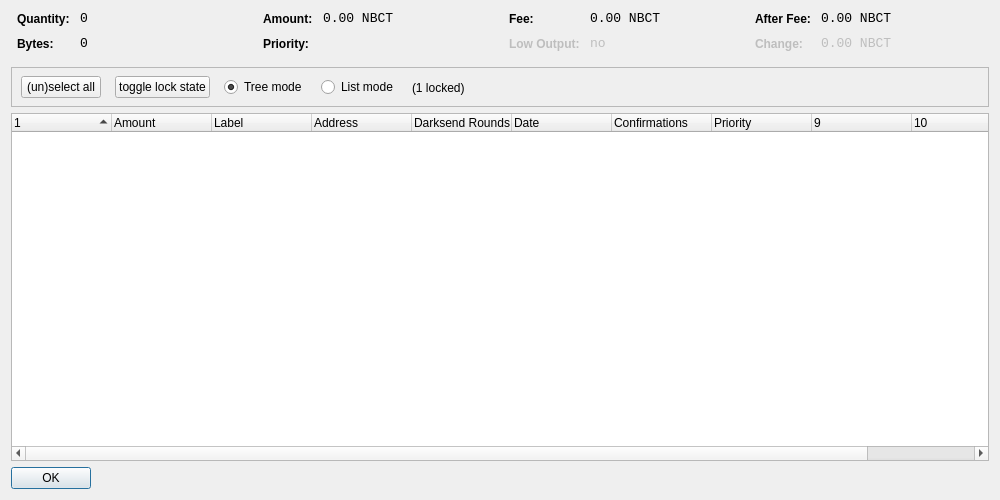
<?xml version="1.0" encoding="UTF-8"?>
<ui version="4.0">
 <class>CoinControlDialog</class>
 <widget class="QDialog" name="CoinControlDialog">
  <property name="geometry">
   <rect>
    <x>0</x>
    <y>0</y>
    <width>1000</width>
    <height>500</height>
   </rect>
  </property>
  <property name="windowTitle">
   <string>Coin Control</string>
  </property>
  <layout class="QVBoxLayout" name="verticalLayout">
   <item>
    <layout class="QHBoxLayout" name="horizontalLayoutTop" stretch="0,0,0,0">
     <property name="topMargin">
      <number>0</number>
     </property>
     <property name="bottomMargin">
      <number>10</number>
     </property>
     <item>
      <layout class="QFormLayout" name="formLayoutCoinControl1">
       <property name="horizontalSpacing">
        <number>10</number>
       </property>
       <property name="verticalSpacing">
        <number>10</number>
       </property>
       <property name="leftMargin">
        <number>6</number>
       </property>
       <property name="rightMargin">
        <number>6</number>
       </property>
       <item row="0" column="0">
        <widget class="QLabel" name="labelCoinControlQuantityText">
         <property name="styleSheet">
          <string notr="true">font-weight:bold;</string>
         </property>
         <property name="text">
          <string>Quantity:</string>
         </property>
        </widget>
       </item>
       <item row="0" column="1">
        <widget class="QLabel" name="labelCoinControlQuantity">
         <property name="font">
          <font>
           <family>Monospace</family>
           <pointsize>10</pointsize>
          </font>
         </property>
         <property name="cursor">
          <cursorShape>IBeamCursor</cursorShape>
         </property>
         <property name="contextMenuPolicy">
          <enum>Qt::ActionsContextMenu</enum>
         </property>
         <property name="text">
          <string notr="true">0</string>
         </property>
         <property name="textInteractionFlags">
          <set>Qt::LinksAccessibleByMouse|Qt::TextSelectableByKeyboard|Qt::TextSelectableByMouse</set>
         </property>
        </widget>
       </item>
       <item row="1" column="0">
        <widget class="QLabel" name="labelCoinControlBytesText">
         <property name="styleSheet">
          <string notr="true">font-weight:bold;</string>
         </property>
         <property name="text">
          <string>Bytes:</string>
         </property>
        </widget>
       </item>
       <item row="1" column="1">
        <widget class="QLabel" name="labelCoinControlBytes">
         <property name="font">
          <font>
           <family>Monospace</family>
           <pointsize>10</pointsize>
          </font>
         </property>
         <property name="cursor">
          <cursorShape>IBeamCursor</cursorShape>
         </property>
         <property name="contextMenuPolicy">
          <enum>Qt::ActionsContextMenu</enum>
         </property>
         <property name="text">
          <string notr="true">0</string>
         </property>
         <property name="textInteractionFlags">
          <set>Qt::LinksAccessibleByMouse|Qt::TextSelectableByKeyboard|Qt::TextSelectableByMouse</set>
         </property>
        </widget>
       </item>
      </layout>
     </item>
     <item>
      <layout class="QFormLayout" name="formLayoutCoinControl2">
       <property name="horizontalSpacing">
        <number>10</number>
       </property>
       <property name="verticalSpacing">
        <number>10</number>
       </property>
       <property name="leftMargin">
        <number>6</number>
       </property>
       <property name="rightMargin">
        <number>6</number>
       </property>
       <item row="0" column="0">
        <widget class="QLabel" name="labelCoinControlAmountText">
         <property name="styleSheet">
          <string notr="true">font-weight:bold;</string>
         </property>
         <property name="text">
          <string>Amount:</string>
         </property>
        </widget>
       </item>
       <item row="0" column="1">
        <widget class="QLabel" name="labelCoinControlAmount">
         <property name="font">
          <font>
           <family>Monospace</family>
           <pointsize>10</pointsize>
          </font>
         </property>
         <property name="cursor">
          <cursorShape>IBeamCursor</cursorShape>
         </property>
         <property name="contextMenuPolicy">
          <enum>Qt::ActionsContextMenu</enum>
         </property>
         <property name="text">
          <string notr="true">0.00 NBCT</string>
         </property>
         <property name="textInteractionFlags">
          <set>Qt::LinksAccessibleByMouse|Qt::TextSelectableByKeyboard|Qt::TextSelectableByMouse</set>
         </property>
        </widget>
       </item>
       <item row="1" column="0">
        <widget class="QLabel" name="labelCoinControlPriorityText">
         <property name="styleSheet">
          <string notr="true">font-weight:bold;</string>
         </property>
         <property name="text">
          <string>Priority:</string>
         </property>
        </widget>
       </item>
       <item row="1" column="1">
        <widget class="QLabel" name="labelCoinControlPriority">
         <property name="font">
          <font>
           <family>Monospace</family>
           <pointsize>10</pointsize>
          </font>
         </property>
         <property name="cursor">
          <cursorShape>IBeamCursor</cursorShape>
         </property>
         <property name="contextMenuPolicy">
          <enum>Qt::ActionsContextMenu</enum>
         </property>
         <property name="text">
          <string/>
         </property>
         <property name="textInteractionFlags">
          <set>Qt::LinksAccessibleByMouse|Qt::TextSelectableByKeyboard|Qt::TextSelectableByMouse</set>
         </property>
        </widget>
       </item>
      </layout>
     </item>
     <item>
      <layout class="QFormLayout" name="formLayoutCoinControl3">
       <property name="horizontalSpacing">
        <number>10</number>
       </property>
       <property name="verticalSpacing">
        <number>10</number>
       </property>
       <property name="leftMargin">
        <number>6</number>
       </property>
       <property name="rightMargin">
        <number>6</number>
       </property>
       <item row="0" column="0">
        <widget class="QLabel" name="labelCoinControlFeeText">
         <property name="styleSheet">
          <string notr="true">font-weight:bold;</string>
         </property>
         <property name="text">
          <string>Fee:</string>
         </property>
        </widget>
       </item>
       <item row="0" column="1">
        <widget class="QLabel" name="labelCoinControlFee">
         <property name="font">
          <font>
           <family>Monospace</family>
           <pointsize>10</pointsize>
          </font>
         </property>
         <property name="cursor">
          <cursorShape>IBeamCursor</cursorShape>
         </property>
         <property name="contextMenuPolicy">
          <enum>Qt::ActionsContextMenu</enum>
         </property>
         <property name="text">
          <string notr="true">0.00 NBCT</string>
         </property>
         <property name="textInteractionFlags">
          <set>Qt::LinksAccessibleByMouse|Qt::TextSelectableByKeyboard|Qt::TextSelectableByMouse</set>
         </property>
        </widget>
       </item>
       <item row="1" column="0">
        <widget class="QLabel" name="labelCoinControlLowOutputText">
         <property name="enabled">
          <bool>false</bool>
         </property>
         <property name="styleSheet">
          <string notr="true">font-weight:bold;</string>
         </property>
         <property name="text">
          <string>Low Output:</string>
         </property>
        </widget>
       </item>
       <item row="1" column="1">
        <widget class="QLabel" name="labelCoinControlLowOutput">
         <property name="enabled">
          <bool>false</bool>
         </property>
         <property name="font">
          <font>
           <family>Monospace</family>
           <pointsize>10</pointsize>
          </font>
         </property>
         <property name="cursor">
          <cursorShape>IBeamCursor</cursorShape>
         </property>
         <property name="contextMenuPolicy">
          <enum>Qt::ActionsContextMenu</enum>
         </property>
         <property name="text">
          <string notr="true">no</string>
         </property>
         <property name="textInteractionFlags">
          <set>Qt::LinksAccessibleByMouse|Qt::TextSelectableByKeyboard|Qt::TextSelectableByMouse</set>
         </property>
        </widget>
       </item>
      </layout>
     </item>
     <item>
      <layout class="QFormLayout" name="formLayoutCoinControl4">
       <property name="horizontalSpacing">
        <number>10</number>
       </property>
       <property name="verticalSpacing">
        <number>10</number>
       </property>
       <property name="leftMargin">
        <number>6</number>
       </property>
       <property name="rightMargin">
        <number>6</number>
       </property>
       <item row="0" column="0">
        <widget class="QLabel" name="labelCoinControlAfterFeeText">
         <property name="styleSheet">
          <string notr="true">font-weight:bold;</string>
         </property>
         <property name="text">
          <string>After Fee:</string>
         </property>
        </widget>
       </item>
       <item row="0" column="1">
        <widget class="QLabel" name="labelCoinControlAfterFee">
         <property name="font">
          <font>
           <family>Monospace</family>
           <pointsize>10</pointsize>
          </font>
         </property>
         <property name="cursor">
          <cursorShape>IBeamCursor</cursorShape>
         </property>
         <property name="contextMenuPolicy">
          <enum>Qt::ActionsContextMenu</enum>
         </property>
         <property name="text">
          <string notr="true">0.00 NBCT</string>
         </property>
         <property name="textInteractionFlags">
          <set>Qt::LinksAccessibleByMouse|Qt::TextSelectableByKeyboard|Qt::TextSelectableByMouse</set>
         </property>
        </widget>
       </item>
       <item row="1" column="0">
        <widget class="QLabel" name="labelCoinControlChangeText">
         <property name="enabled">
          <bool>false</bool>
         </property>
         <property name="styleSheet">
          <string notr="true">font-weight:bold;</string>
         </property>
         <property name="text">
          <string>Change:</string>
         </property>
        </widget>
       </item>
       <item row="1" column="1">
        <widget class="QLabel" name="labelCoinControlChange">
         <property name="enabled">
          <bool>false</bool>
         </property>
         <property name="font">
          <font>
           <family>Monospace</family>
           <pointsize>10</pointsize>
          </font>
         </property>
         <property name="cursor">
          <cursorShape>IBeamCursor</cursorShape>
         </property>
         <property name="contextMenuPolicy">
          <enum>Qt::ActionsContextMenu</enum>
         </property>
         <property name="text">
          <string notr="true">0.00 NBCT</string>
         </property>
         <property name="textInteractionFlags">
          <set>Qt::LinksAccessibleByMouse|Qt::TextSelectableByKeyboard|Qt::TextSelectableByMouse</set>
         </property>
        </widget>
       </item>
      </layout>
     </item>
    </layout>
   </item>
   <item>
    <widget class="QFrame" name="frame">
     <property name="minimumSize">
      <size>
       <width>0</width>
       <height>40</height>
      </size>
     </property>
     <property name="frameShape">
      <enum>QFrame::StyledPanel</enum>
     </property>
     <property name="frameShadow">
      <enum>QFrame::Sunken</enum>
     </property>
     <widget class="QWidget" name="horizontalLayoutWidget">
      <property name="geometry">
       <rect>
        <x>10</x>
        <y>0</y>
        <width>781</width>
        <height>41</height>
       </rect>
      </property>
      <layout class="QHBoxLayout" name="horizontalLayoutPanel" stretch="0,0,0,0,0">
       <property name="spacing">
        <number>14</number>
       </property>
       <item>
        <widget class="QPushButton" name="pushButtonSelectAll">
         <property name="sizePolicy">
          <sizepolicy hsizetype="Maximum" vsizetype="Fixed">
           <horstretch>0</horstretch>
           <verstretch>0</verstretch>
          </sizepolicy>
         </property>
         <property name="text">
          <string>(un)select all</string>
         </property>
        </widget>
       </item>
        <item>
         <widget class="QPushButton" name="pushButtonToggleLock">
          <property name="sizePolicy">
           <sizepolicy hsizetype="Maximum" vsizetype="Fixed">
            <horstretch>0</horstretch>
            <verstretch>0</verstretch>
           </sizepolicy>
          </property>
          <property name="text">
           <string>toggle lock state</string>
          </property>
          <property name="autoDefault">
           <bool>false</bool>
          </property>
         </widget>
        </item>
       <item>
        <widget class="QRadioButton" name="radioTreeMode">
         <property name="sizePolicy">
          <sizepolicy hsizetype="Maximum" vsizetype="Fixed">
           <horstretch>0</horstretch>
           <verstretch>0</verstretch>
          </sizepolicy>
         </property>
         <property name="text">
          <string>Tree mode</string>
         </property>
         <property name="checked">
          <bool>true</bool>
         </property>
        </widget>
       </item>
       <item>
        <widget class="QRadioButton" name="radioListMode">
         <property name="sizePolicy">
          <sizepolicy hsizetype="Maximum" vsizetype="Fixed">
           <horstretch>0</horstretch>
           <verstretch>0</verstretch>
          </sizepolicy>
         </property>
         <property name="text">
          <string>List mode</string>
         </property>
        </widget>
       </item>
        <item>
         <widget class="QLabel" name="labelLocked">
          <property name="text">
           <string>(1 locked)</string>
          </property>
         </widget>
        </item>
       <item>
        <spacer name="horizontalSpacer">
         <property name="orientation">
          <enum>Qt::Horizontal</enum>
         </property>
         <property name="sizeHint" stdset="0">
          <size>
           <width>40</width>
           <height>20</height>
          </size>
         </property>
        </spacer>
       </item>
      </layout>
     </widget>
    </widget>
   </item>
   <item>
    <widget class="CoinControlTreeWidget" name="treeWidget">
     <property name="contextMenuPolicy">
      <enum>Qt::CustomContextMenu</enum>
     </property>
     <property name="sortingEnabled">
      <bool>false</bool>
     </property>
     <property name="columnCount">
      <number>11</number>
     </property>
     <attribute name="headerShowSortIndicator" stdset="0">
      <bool>true</bool>
     </attribute>
     <attribute name="headerStretchLastSection">
      <bool>false</bool>
     </attribute>
     <column>
      <property name="text">
       <string/>
      </property>
     </column>
     <column>
      <property name="text">
       <string>Amount</string>
      </property>
     </column>
     <column>
      <property name="text">
       <string>Label</string>
      </property>
     </column>
     <column>
      <property name="text">
       <string>Address</string>
      </property>
     </column>
     <column>
      <property name="text">
       <string>Darksend Rounds</string>
      </property>
    </column>
     <column>
      <property name="text">
       <string>Date</string>
      </property>
     </column>
     <column>
      <property name="text">
       <string>Confirmations</string>
      </property>
      <property name="toolTip">
       <string>Confirmed</string>
      </property>
     </column>
     <column>
      <property name="text">
       <string>Priority</string>
      </property>
     </column>
     <column>
      <property name="text">
       <string/>
      </property>
     </column>
     <column>
      <property name="text">
       <string/>
      </property>
     </column>
     <column>
      <property name="text">
       <string/>
      </property>
     </column>
     <column>
      <property name="text">
       <string/>
      </property>
     </column>
    </widget>
   </item>
   <item>
    <widget class="QDialogButtonBox" name="buttonBox">
     <property name="sizePolicy">
      <sizepolicy hsizetype="Maximum" vsizetype="Fixed">
       <horstretch>0</horstretch>
       <verstretch>0</verstretch>
      </sizepolicy>
     </property>
     <property name="orientation">
      <enum>Qt::Horizontal</enum>
     </property>
     <property name="standardButtons">
      <set>QDialogButtonBox::Ok</set>
     </property>
    </widget>
   </item>
  </layout>
 </widget>
 <customwidgets>
  <customwidget>
   <class>CoinControlTreeWidget</class>
   <extends>QTreeWidget</extends>
   <header>coincontroltreewidget.h</header>
  </customwidget>
 </customwidgets>
 <resources/>
 <connections/>
</ui>
